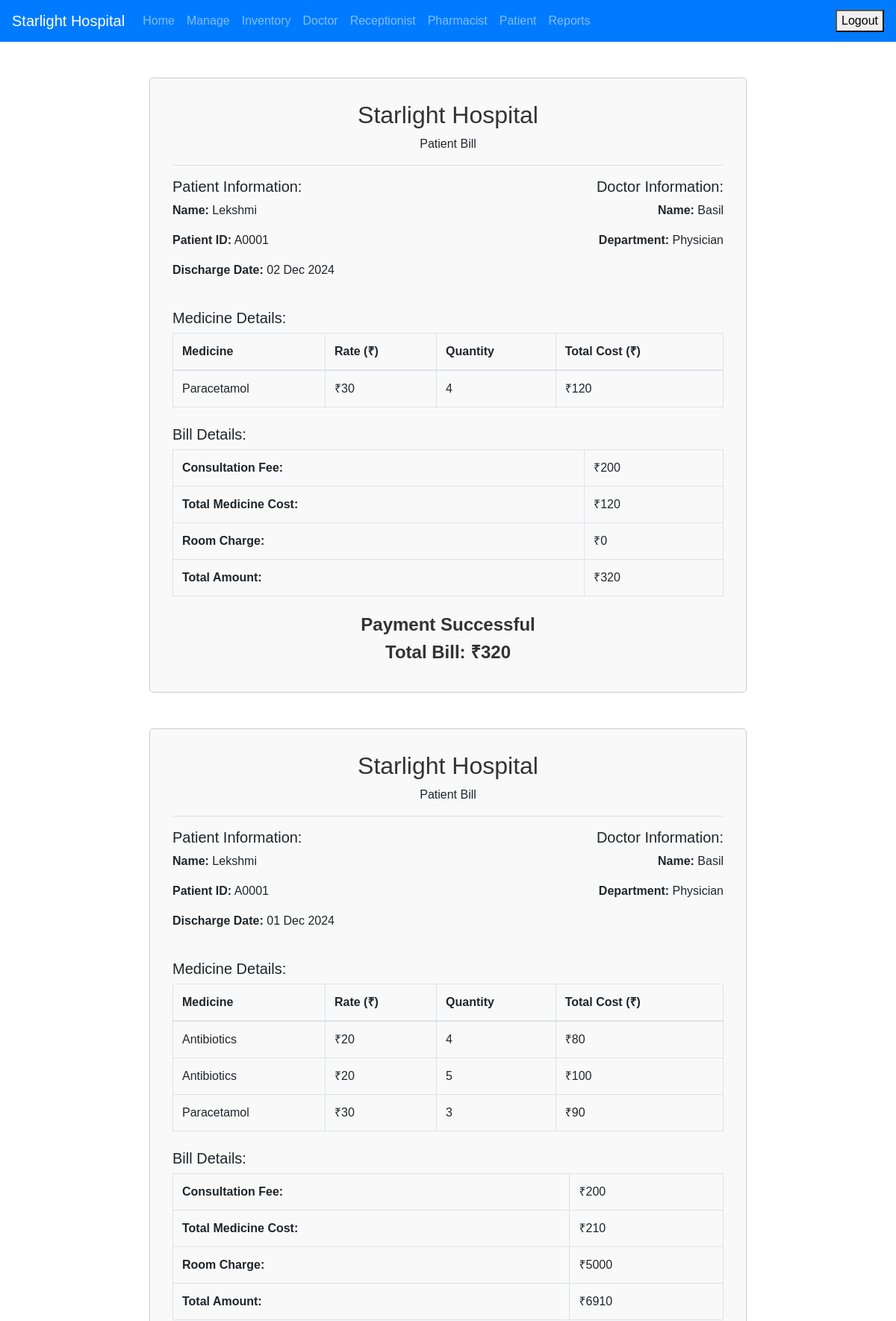
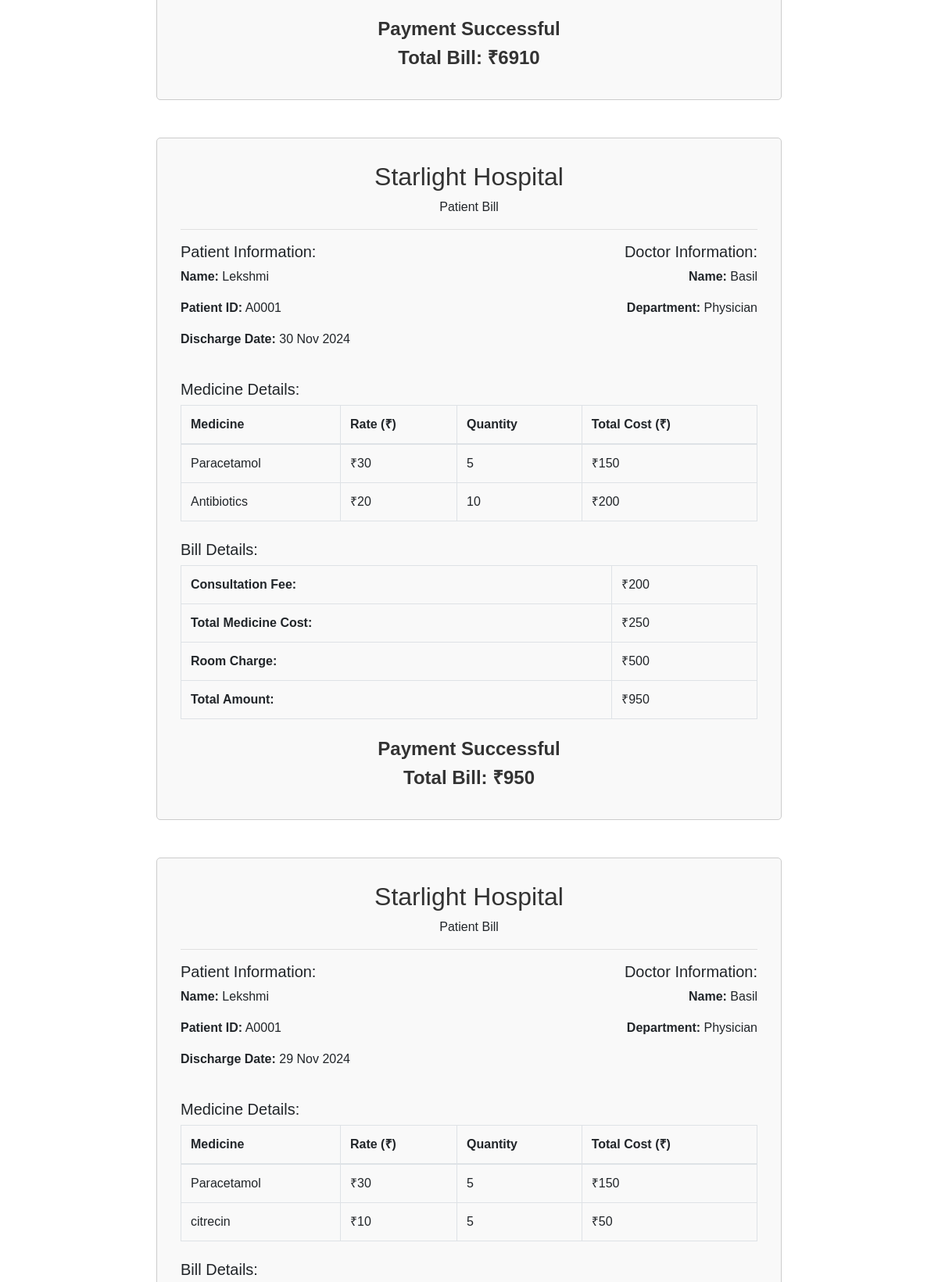
The page /hospital/admin/patient/bill/history/2 (signed in, upper part) on the database its author committed (2 pictures, top to bottom).
### hospital_app/models.py (models this page shows)
class Discharge(models.Model):
    patient = models.ForeignKey(Patient, on_delete=models.CASCADE)
    doctor = models.ForeignKey(Doctor, on_delete=models.CASCADE)
    room_type = models.ForeignKey(RoomType, null=True, blank=True, on_delete=models.SET_NULL)
    medical_history = models.ForeignKey(MedicalHistory, on_delete=models.CASCADE)
    appointment = models.ForeignKey(Appointment, on_delete=models.CASCADE)
    total_days = models.PositiveIntegerField(default=0)
    total_medicine_cost = models.PositiveIntegerField(default=0)
    consultation_fee = models.PositiveIntegerField(default=200)
    room_charge = models.PositiveIntegerField(default=0)
    total_amount = models.PositiveIntegerField(default=0)
    discharge_date = models.DateTimeField(null=True, blank=True)
    bill_generated = models.BooleanField(default=False)
    bill_payed = models.BooleanField(default=False)
    insurance_applied = models.BooleanField(default=False)

class Patient(models.Model):
    user_profile = models.OneToOneField(UserProfile, on_delete=models.CASCADE)
    address=models.CharField(max_length=22225,null=True)
    gender = models.CharField(max_length=5,null=True)
    is_inpatient = models.BooleanField(default=False)  # Categorize as inpatient or outpatient
    patient_id = models.CharField(max_length=15, unique=True, null=True, blank=True)

class UserProfile(models.Model):
    ROLE_CHOICES = [
        ('Doctor', 'Doctor'),
        ('Patient', 'Patient'),
        ('Receptionist', 'Receptionist'),
        ('Pharmacist', 'Pharmacist'),
    ]
    user = models.OneToOneField(User, on_delete=models.CASCADE)
    role = models.CharField(max_length=15, choices=ROLE_CHOICES)
    soft_deletion = models.BooleanField(default=False)

class Doctor(models.Model):
    user_profile = models.OneToOneField(UserProfile, on_delete=models.CASCADE)
    department=models.ForeignKey(Department, on_delete=models.CASCADE)
    address=models.CharField(max_length=22225,null=True)
    image=models.ImageField(upload_to='Image/',null=True)
    resume=models.FileField (upload_to='Resume/',null=True)

class Department(models.Model):
    name = models.CharField(max_length=100)

class Prescription(models.Model):
    medicine = models.CharField(max_length=20, null=True,blank=True)
    stock = models.PositiveIntegerField(default=0)
    rate = models.PositiveIntegerField(default=0)
    alert = models.BooleanField(default=False)

### hospital_app/views.py (the view)
# urls.py: path('hospital/admin/patient/bill/history/<int:id>',views.admin_patient_bill_history,name='admin_patient_bill_history'),
@login_required(login_url='hospital_loginpage')
def admin_patient_bill_history(request, id):
    patient = Patient.objects.get(id=id)
    discharges = Discharge.objects.filter(patient=patient).order_by('-discharge_date')
    discharge_data = []
    for discharge in discharges:
        medicines = MedicalHistoryPrescription.objects.filter(
            medical_history=discharge.medical_history
        ).select_related('prescription')
        medicine_details = []
        for item in medicines:
            medicine_details.append({
                'medicine': item.prescription.medicine,
                'rate': item.prescription.rate,
                'quantity': item.quantity,
                'total_cost': item.prescription.rate * item.quantity,
            })
        discharge_data.append({
            'discharge': discharge,
            'medicine_details': medicine_details,
        })
    context = {
        'discharge_data': discharge_data,
    }
    return render(request, 'admin/admin_patient_bill_history.html', context)

### templates/admin/admin_patient_bill_history.html (shortened to what this page needs)
{% extends 'admin/navbar.html' %}
{% block content %}
{% load static %}
<link href="https://cdn.jsdelivr.net/npm/bootstrap@4.6.2/dist/css/bootstrap.min.css" rel="stylesheet">
{% if discharge_data %}
    {% for data in discharge_data %}
    <div class="container mt-5 mb-5" style="max-width: 800px; border: 1px solid #ccc; padding: 30px;">
        <h2 class="text-center">Starlight Hospital</h2>
        <p class="text-center">Patient Bill</p>
        <hr>
        <div class="row">
            <div class="col-md-6">
                <h5>Patient Information:</h5>
                <p><strong>Name:</strong> {{ data.discharge.patient.user_profile.user.username }}</p>
                <p><strong>Patient ID:</strong> {{ data.discharge.patient.patient_id }}</p>
                <p><strong>Discharge Date:</strong> {{ data.discharge.discharge_date|date:"d M Y" }}</p>
            </div>
            <div class="col-md-6 text-right">
                <h5>Doctor Information:</h5>
                <p><strong>Name:</strong> {{ data.discharge.doctor.user_profile.user.username }}</p>
                <p><strong>Department:</strong> {{ data.discharge.doctor.department.name }}</p>
            </div>
        </div>
        <div class="mt-4">
            <h5>Medicine Details:</h5>
            <table class="table table-bordered">
                <thead>
                    <tr>
                        <th>Medicine</th>
                        <th>Rate (₹)</th>
                        <th>Quantity</th>
                        <th>Total Cost (₹)</th>
                    </tr>
                </thead>
                <tbody>
                    {% for medicine in data.medicine_details %}
                    <tr>
                        <td>{{ medicine.medicine }}</td>
                        <td>₹{{ medicine.rate }}</td>
                        <td>{{ medicine.quantity }}</td>
                        <td>₹{{ medicine.total_cost }}</td>
                    </tr>
                    {% empty %}
                    <tr>
                        <td colspan="4" class="text-center">No medicines prescribed</td>
                    </tr>
                    {% endfor %}
                </tbody>
            </table>
        </div>
        <div class="mt-4">
            <h5>Bill Details:</h5>
            <table class="table table-bordered">
                <tr>
                    <td><strong>Consultation Fee:</strong></td>
                    <td>₹{{ data.discharge.consultation_fee }}</td>
                </tr>
                <tr>
                    <td><strong>Total Medicine Cost:</strong></td>
                    <td>₹{{ data.discharge.total_medicine_cost }}</td>
                </tr>
                <tr>
                    <td><strong>Room Charge:</strong></td>
                    <td>₹{{ data.discharge.room_charge }}</td>
                </tr>
                <tr>
                    <td><strong>Total Amount:</strong></td>
                    <td>₹{{ data.discharge.total_amount }}</td>
                </tr>
            </table>
        </div>
        <div class="mt-4 text-center">
            <h4><strong>Payment Successful</strong></h4>
            <h4><strong>Total Bill: ₹{{ data.discharge.total_amount }}</strong></h4>
        </div>
    </div>
    {% endfor %}
{% else %}
<div class="container mt-5">
    <div class="alert alert-info text-center">
        <strong>No bills for this patient.</strong>
    </div>
</div>
{% endif %}
{% endblock %}

### templates/admin/admin_patient_bill_history.html (style rules this page uses)
body { font-family: Arial, sans-serif; }
h2, h3, h4 { color: #333; }
table { width: 100%; border-collapse: collapse; }
table th, table td { padding: 8px; text-align: left; border: 1px solid #ddd; }
.container { background-color: #f9f9f9; border-radius: 5px; padding: 20px; min-height: 90vh; }

### rows shown on the page
Discharge: discharge.patient.user_profile.user.username "Lekshmi", discharge.patient.patient_id "A0001", discharge.discharge_date "02 Dec 2024", discharge.doctor.user_profile.user.username "Basil", discharge.doctor.department.name "Physician", rate "30", quantity "4", total_cost "120", discharge.consultation_fee "200", discharge.total_medicine_cost "120", discharge.room_charge "0", discharge.total_amount "320"
Prescription: medicine "Paracetamol" "Paracetamol" "Paracetamol" "Paracetamol"
Discharge: discharge.patient.user_profile.user.username "Lekshmi", discharge.patient.patient_id "A0001", discharge.discharge_date "01 Dec 2024", discharge.doctor.user_profile.user.username "Basil", discharge.doctor.department.name "Physician", rate "20" "20" "30", quantity "4" "5" "3", total_cost "80" "100" "90", discharge.consultation_fee "200", discharge.total_medicine_cost "210", discharge.room_charge "5000", discharge.total_amount "6910"
Prescription: medicine "Antibiotics" "Antibiotics" "Antibiotics"
Discharge: discharge.patient.user_profile.user.username "Lekshmi", discharge.patient.patient_id "A0001", discharge.discharge_date "30 Nov 2024", discharge.doctor.user_profile.user.username "Basil", discharge.doctor.department.name "Physician", rate "30" "20", quantity "5" "10", total_cost "150" "200", discharge.consultation_fee "200", discharge.total_medicine_cost "250", discharge.room_charge "500", discharge.total_amount "950"
Discharge: discharge.patient.user_profile.user.username "Lekshmi", discharge.patient.patient_id "A0001", discharge.discharge_date "29 Nov 2024", discharge.doctor.user_profile.user.username "Basil", discharge.doctor.department.name "Physician", rate "30" "10", quantity "5" "5", total_cost "150" "50"
Prescription: medicine "citrecin"
